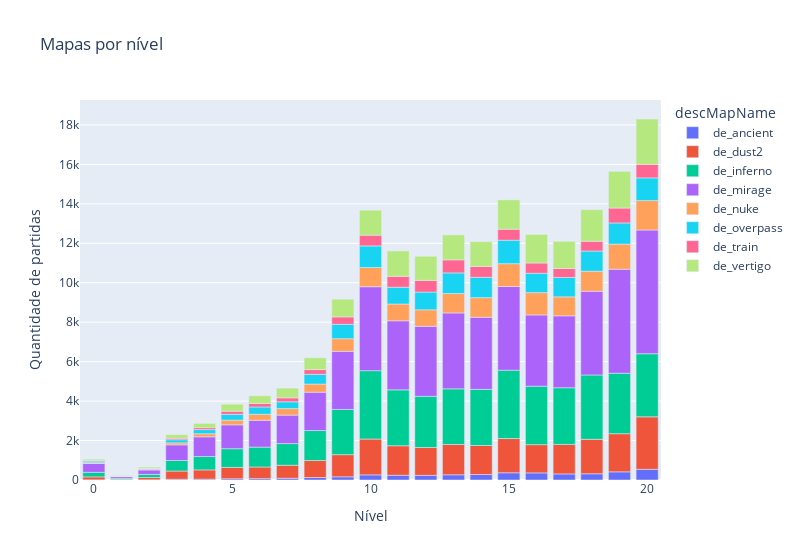

Notebook source saved alongside this figure:
### Code cell
# grouped bar chart
# y = count
# group by descMapName
# x = vlLevel
fig = px.bar(maps_levels, x='vlLevel', y='count', color='descMapName', title='Mapas por nível')
fig.update_layout(xaxis_title='Nível', yaxis_title='Quantidade de partidas', width=800)
fig.show()

### Figure 1 — Plotly figure (JSON) as saved in the notebook; plotly's stock layout.template omitted (floating-point values rounded to 4 significant figures)
{"data": [{"alignmentgroup": "True", "hovertemplate": "descMapName=de_ancient<br>vlLevel=%{x}<br>count=%{y}<extra></extra>", "legendgroup": "de_ancient", "marker": {"color": "#636efa", "pattern": {"shape": ""}}, "name": "de_ancient", "offsetgroup": "de_ancient", "orientation": "v", "showlegend": true, "textposition": "auto", "type": "bar", "x": [0, 1, 2, 3, 4, 5, 6, 7, 8, 9, 10, 11, 12, 13, 14, 15, 16, 17, 18, 19, 20], "xaxis": "x", "y": [8, 2, 9, 39, 44, 62, 69, 89, 126, 162, 260, 241, 235, 264, 278, 366, 360, 308, 316, 414, 543], "yaxis": "y"}, {"alignmentgroup": "True", "hovertemplate": "descMapName=de_dust2<br>vlLevel=%{x}<br>count=%{y}<extra></extra>", "legendgroup": "de_dust2", "marker": {"color": "#EF553B", "pattern": {"shape": ""}}, "name": "de_dust2", "offsetgroup": "de_dust2", "orientation": "v", "showlegend": true, "textposition": "auto", "type": "bar", "x": [0, 1, 2, 3, 4, 5, 6, 7, 8, 9, 10, 11, 12, 13, 14, 15, 16, 17, 18, 19, 20], "xaxis": "x", "y": [150, 32, 116, 415, 468, 578, 590, 660, 861, 1122, 1817, 1496, 1412, 1536, 1471, 1736, 1432, 1496, 1747, 1933, 2659], "yaxis": "y"}, {"alignmentgroup": "True", "hovertemplate": "descMapName=de_inferno<br>vlLevel=%{x}<br>count=%{y}<extra></extra>", "legendgroup": "de_inferno", "marker": {"color": "#00cc96", "pattern": {"shape": ""}}, "name": "de_inferno", "offsetgroup": "de_inferno", "orientation": "v", "showlegend": true, "textposition": "auto", "type": "bar", "x": [0, 1, 2, 3, 4, 5, 6, 7, 8, 9, 10, 11, 12, 13, 14, 15, 16, 17, 18, 19, 20], "xaxis": "x", "y": [232, 56, 157, 535, 677, 947, 1008, 1098, 1520, 2294, 3465, 2833, 2595, 2820, 2846, 3466, 2964, 2872, 3261, 3068, 3200], "yaxis": "y"}, {"alignmentgroup": "True", "hovertemplate": "descMapName=de_mirage<br>vlLevel=%{x}<br>count=%{y}<extra></extra>", "legendgroup": "de_mirage", "marker": {"color": "#ab63fa", "pattern": {"shape": ""}}, "name": "de_mirage", "offsetgroup": "de_mirage", "orientation": "v", "showlegend": true, "textposition": "auto", "type": "bar", "x": [0, 1, 2, 3, 4, 5, 6, 7, 8, 9, 10, 11, 12, 13, 14, 15, 16, 17, 18, 19, 20], "xaxis": "x", "y": [448, 89, 226, 794, 1000, 1210, 1360, 1442, 1944, 2943, 4256, 3500, 3551, 3849, 3657, 4240, 3612, 3647, 4247, 5271, 6272], "yaxis": "y"}, {"alignmentgroup": "True", "hovertemplate": "descMapName=de_nuke<br>vlLevel=%{x}<br>count=%{y}<extra></extra>", "legendgroup": "de_nuke", "marker": {"color": "#FFA15A", "pattern": {"shape": ""}}, "name": "de_nuke", "offsetgroup": "de_nuke", "orientation": "v", "showlegend": true, "textposition": "auto", "type": "bar", "x": [0, 1, 2, 3, 4, 5, 6, 7, 8, 9, 10, 11, 12, 13, 14, 15, 16, 17, 18, 19, 20], "xaxis": "x", "y": [44, 16, 42, 102, 156, 239, 305, 331, 412, 643, 974, 851, 836, 984, 991, 1158, 1131, 963, 1014, 1272, 1492], "yaxis": "y"}, {"alignmentgroup": "True", "hovertemplate": "descMapName=de_overpass<br>vlLevel=%{x}<br>count=%{y}<extra></extra>", "legendgroup": "de_overpass", "marker": {"color": "#19d3f3", "pattern": {"shape": ""}}, "name": "de_overpass", "offsetgroup": "de_overpass", "orientation": "v", "showlegend": true, "textposition": "auto", "type": "bar", "x": [0, 1, 2, 3, 4, 5, 6, 7, 8, 9, 10, 11, 12, 13, 14, 15, 16, 17, 18, 19, 20], "xaxis": "x", "y": [73, 11, 34, 155, 210, 292, 370, 346, 495, 729, 1096, 851, 898, 1046, 1032, 1191, 982, 983, 1022, 1073, 1150], "yaxis": "y"}, {"alignmentgroup": "True", "hovertemplate": "descMapName=de_train<br>vlLevel=%{x}<br>count=%{y}<extra></extra>", "legendgroup": "de_train", "marker": {"color": "#FF6692", "pattern": {"shape": ""}}, "name": "de_train", "offsetgroup": "de_train", "orientation": "v", "showlegend": true, "textposition": "auto", "type": "bar", "x": [0, 1, 2, 3, 4, 5, 6, 7, 8, 9, 10, 11, 12, 13, 14, 15, 16, 17, 18, 19, 20], "xaxis": "x", "y": [36, 6, 18, 76, 97, 159, 179, 200, 240, 374, 543, 552, 592, 660, 549, 557, 520, 453, 497, 756, 686], "yaxis": "y"}, {"alignmentgroup": "True", "hovertemplate": "descMapName=de_vertigo<br>vlLevel=%{x}<br>count=%{y}<extra></extra>", "legendgroup": "de_vertigo", "marker": {"color": "#B6E880", "pattern": {"shape": ""}}, "name": "de_vertigo", "offsetgroup": "de_vertigo", "orientation": "v", "showlegend": true, "textposition": "auto", "type": "bar", "x": [0, 1, 2, 3, 4, 5, 6, 7, 8, 9, 10, 11, 12, 13, 14, 15, 16, 17, 18, 19, 20], "xaxis": "x", "y": [66, 22, 58, 183, 220, 358, 388, 492, 598, 900, 1269, 1287, 1223, 1267, 1257, 1488, 1446, 1378, 1599, 1861, 2299], "yaxis": "y"}], "layout": {"barmode": "relative", "legend": {"title": {"text": "descMapName"}, "tracegroupgap": 0}, "title": {"text": "Mapas por nível"}, "width": 800, "xaxis": {"anchor": "y", "domain": [0, 1], "title": {"text": "Nível"}}, "yaxis": {"anchor": "x", "domain": [0, 1], "title": {"text": "Quantidade de partidas"}}}}
